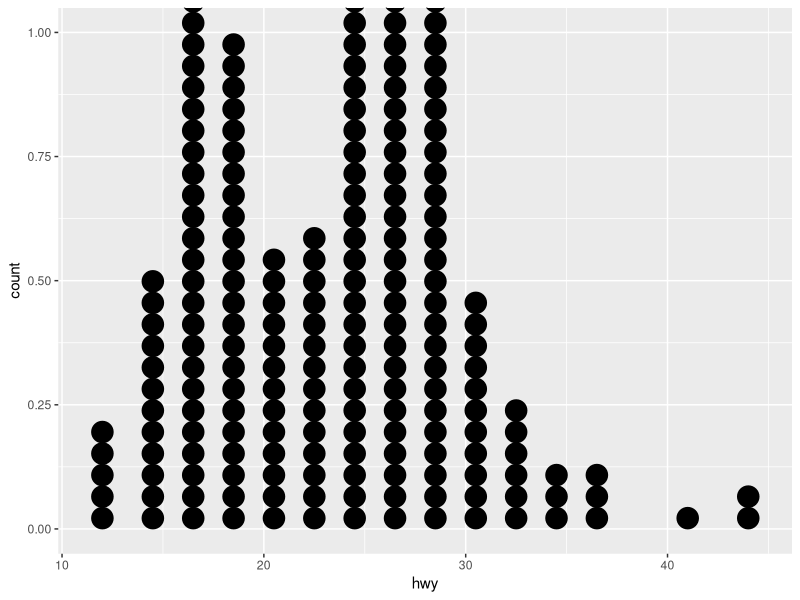

The R script that drew this image:
# Connect to Kitty-litter and adwords data sets in SQLite and generate some plots

library(tidyverse)
library(stringr)
library(DBI)
library(RSQLite)
library(lubridate)


df <- read_csv('mpg.csv')
#glimpse(df)

# Plot an easy one, AdWords clicks per day
pdf("simple_plot.pdf", width=7, height=7)

myplot <- ggplot(data = df)  +
   geom_dotplot(mapping = aes(x = hwy))
   #geom_smooth(method = "lm", se = FALSE) +
   #ggtitle("Total AdWords Clicks per Day")
   
plot(myplot)
dev.off()
